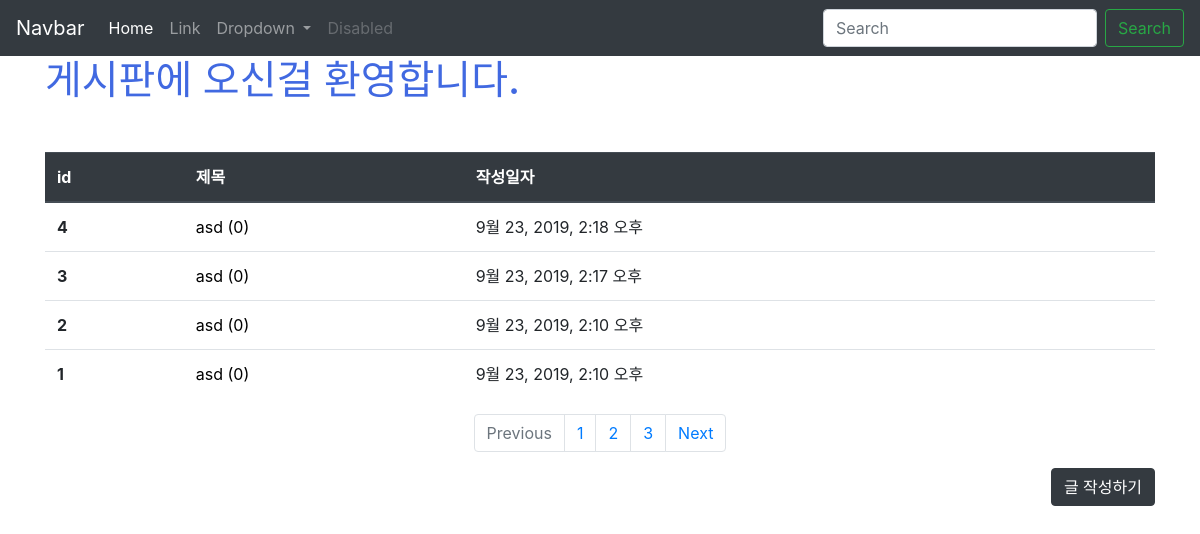
/articles/, run on an earlier commit of the app's database.
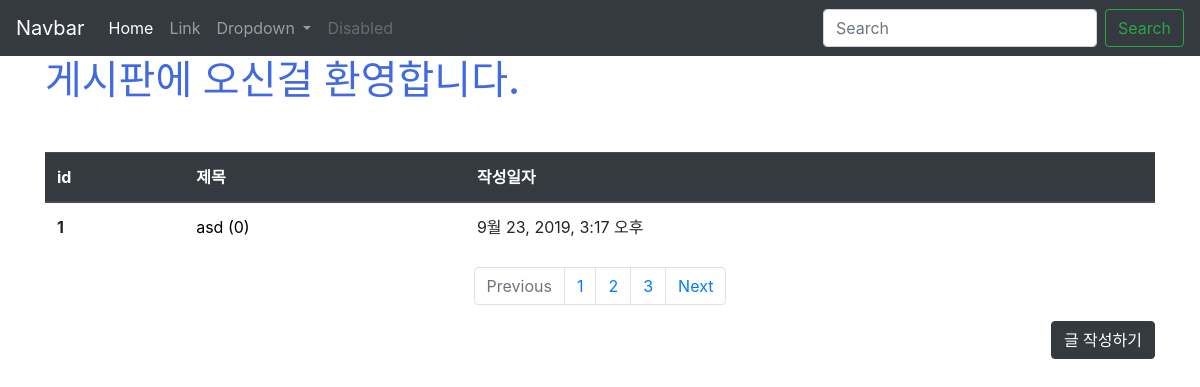
And on a later commit of the database.
### articles/models.py (models this page shows, shortened)
class Article(models.Model):    # models.Model 을 상속 받는 형식으로 쓴다. ~.~.get()으로 앞으로 데이터 사용하는게 여기 들어있거든
    title = models.CharField(max_length=10)  # 기사의 제목을 변수값으로 가지는데 그것은 캐릭터 필드이다. (일종의 스키마를 정의하는거야)
    content = models.TextField()
    image = models.ImageField(blank=True)
    image_thumbnail = ImageSpecField(
        processors=[ResizeToFill(300, 300)],
        format='JPEG',
        options={'quality':80},
    )
    created_at = models.DateTimeField(auto_now_add=True)
    updated_at = models.DateTimeField(auto_now=True)      # 이런식으로 다양한 필드 생성 가능. 다 쓰고나서

### articles/views.py (the view)
# urls.py: path('',views.index, name='index'),
def index(request):
    articles = Article.objects.order_by('-id') # 작성
    embed()
    context = {
        'articles': articles
    }
    return render(request, 'articles/index.html', context)

### articles/templates/articles/index.html
{% extends 'articles/base.html' %}
{% load static %}
{% block css %}
<link rel="stylesheet" href="{% static 'articles/style.css' %}">
{% endblock %}
{% block body %}
<h1 class="title">게시판에 오신걸 환영합니다.</h1>
<table class="table mt-5">
  <thead class="thead-dark">
    <tr>
      <th scope="col">id</th>
      <th scope="col">제목</th>
      <th scope="col">작성일자</th>
    </tr>
  </thead>
  <tbody>
    {% for article in articles %}
    <tr>
      <th scope="row">{{article.id}}</th>
      <td><a href="{% url 'articles:detail' article.pk%}" style="color:black; text-decoration: none;">{{article.title}} ({{article.comment_set.all.count}})</a></td>
      <td>{{article.created_at}}</td>
    </tr>
    {% endfor %}
  </tbody>
</table>
<nav aria-label="Page navigation example">
  <ul class="pagination justify-content-center">
    <li class="page-item disabled">
      <a class="page-link" href="#" tabindex="-1" aria-disabled="true">Previous</a>
    </li>
    <li class="page-item"><a class="page-link" href="#">1</a></li>
    <li class="page-item"><a class="page-link" href="#">2</a></li>
    <li class="page-item"><a class="page-link" href="#">3</a></li>
    <li class="page-item">
      <a class="page-link" href="#">Next</a>
    </li>
  </ul>
</nav>
<div class="d-flex justify-content-end">
    <a class="btn btn-dark " href="{% url 'articles:create' %}" role="button">글 작성하기</a>
</div>
  {% endblock %}

### articles/templates/articles/base.html (shortened to what this page needs)
{% load bootstrap4 %}
{% load static %}
<!DOCTYPE html>
<html lang="ko">
<head>
  <link rel="stylesheet" href="{% static 'bootstrap/css/bootstrap.min.css' %}">
  {% block css %} {% endblock %}
</head>
<body>
  <nav class="navbar navbar-expand-lg navbar-dark bg-dark">
    <a class="navbar-brand" href="#">Navbar</a>
    <div class="collapse navbar-collapse" id="navbarSupportedContent">
      <ul class="navbar-nav mr-auto">
        <li class="nav-item active">
          <a class="nav-link" href="{%url 'articles:index'%}">Home <span class="sr-only">(current)</span></a>
        </li>
        <li class="nav-item">
          <a class="nav-link" href="#">Link</a>
        </li>
        <li class="nav-item dropdown">
          <a class="nav-link dropdown-toggle" href="#" id="navbarDropdown" role="button" data-toggle="dropdown"
            aria-haspopup="true" aria-expanded="false">
            Dropdown
          </a>
        </li>
        <li class="nav-item">
          <a class="nav-link disabled" href="#" tabindex="-1" aria-disabled="true">Disabled</a>
        </li>
      </ul>
      <form class="form-inline my-2 my-lg-0">
        <input class="form-control mr-sm-2" type="search" placeholder="Search" aria-label="Search">
        <button class="btn btn-outline-success my-2 my-sm-0" type="submit">Search</button>
      </form>
    </div>
  </nav>
  <div class="container">
    {% block body %}
    {% endblock %}
  </div>
</body>
</html>

### articles/static/articles/style.css (style rules this page uses)
.title { color: royalblue }

What changed in the data, as far as the page shows it:
removed Article: id "4", title "asd", comment_set.all.count "0", created_at "9월 23, 2019, 2:18 오후"
removed Article: id "3", title "asd", comment_set.all.count "0", created_at "9월 23, 2019, 2:17 오후"
removed Article: id "2", title "asd", comment_set.all.count "0", created_at "9월 23, 2019, 2:10 오후"
changed Article "asd": created_at "9월 23, 2019, 2:10 오후" → "9월 23, 2019, 3:17 오후"
